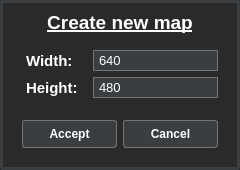
<?xml version="1.0" encoding="UTF-8"?>
<ui version="4.0">
 <class>CreateMapClass</class>
 <widget class="QDialog" name="CreateMapClass">
  <property name="geometry">
   <rect>
    <x>0</x>
    <y>0</y>
    <width>240</width>
    <height>168</height>
   </rect>
  </property>
  <property name="contextMenuPolicy">
   <enum>Qt::NoContextMenu</enum>
  </property>
  <property name="windowTitle">
   <string>Create new map</string>
  </property>
  <property name="styleSheet">
   <string notr="true">QDialog {
	background-color: #2a2a2a;
	border: 3px solid #3b3e41;
	border-radius: 3px;
}

QFrame {
	margin: 0px;
}</string>
  </property>
  <property name="modal">
   <bool>true</bool>
  </property>
  <layout class="QGridLayout" name="gridLayout">
   <item row="0" column="0" colspan="2">
    <layout class="QVBoxLayout" name="verticalLayout_2">
     <property name="spacing">
      <number>0</number>
     </property>
     <property name="topMargin">
      <number>0</number>
     </property>
     <item>
      <widget class="QLabel" name="createNewMapLabel">
       <property name="font">
        <font>
         <pointsize>14</pointsize>
         <weight>75</weight>
         <bold>true</bold>
         <underline>true</underline>
        </font>
       </property>
       <property name="styleSheet">
        <string notr="true">color: white; margin-bottom: 5px;</string>
       </property>
       <property name="text">
        <string>Create new map</string>
       </property>
       <property name="alignment">
        <set>Qt::AlignCenter</set>
       </property>
      </widget>
     </item>
     <item>
      <widget class="QFrame" name="formFrame">
       <property name="styleSheet">
        <string notr="true">QSpinBox {
    padding-right: 15px; /* make room for the arrows */
	background-color: #3b3e41;
    border: 1px solid #757575;
	border-radius: 0px;
	padding: 1px 3px;
}

QSpinBox::up-button {
    subcontrol-origin: border;
    subcontrol-position: top right; /* position at the top right corner */
    width: 16px; /* 16 + 2*1px border-width = 15px padding + 3px parent border */
    border: 0px;
}

QSpinBox::up-arrow {
    image: url(Resources/arrow_up.png);
    width: 12px;
    height: 12px;
	padding-top: 3px;
	padding-right: 3px;
}

QSpinBox::up-arrow:hover {
	image: url(Resources/arrow_up_hover.png);
}

QSpinBox::down-button {
    subcontrol-origin: border;
    subcontrol-position: bottom right; /* position at bottom right corner */
    width: 16px;
    border: 0px;
    border-top-width: 0;
}

QSpinBox::down-arrow {
    image: url(Resources/arrow_down.png);
    width: 12px;
    height: 12px;
	padding-bottom: 3px;
	padding-right: 3px;
}

QSpinBox::down-arrow:hover {
	image: url(Resources/arrow_down_hover.png);
}</string>
       </property>
       <layout class="QFormLayout" name="formLayout">
        <item row="0" column="0">
         <widget class="QLabel" name="widthLabel">
          <property name="font">
           <font>
            <pointsize>11</pointsize>
            <weight>75</weight>
            <bold>true</bold>
           </font>
          </property>
          <property name="styleSheet">
           <string notr="true">color: white; margin-right: 5px;</string>
          </property>
          <property name="text">
           <string>Width:</string>
          </property>
         </widget>
        </item>
        <item row="0" column="1">
         <widget class="QSpinBox" name="mapWidth">
          <property name="font">
           <font>
            <pointsize>10</pointsize>
           </font>
          </property>
          <property name="styleSheet">
           <string notr="true">color: white;</string>
          </property>
          <property name="maximum">
           <number>9999</number>
          </property>
          <property name="value">
           <number>640</number>
          </property>
         </widget>
        </item>
        <item row="1" column="0">
         <widget class="QLabel" name="heightLabel">
          <property name="font">
           <font>
            <pointsize>11</pointsize>
            <weight>75</weight>
            <bold>true</bold>
           </font>
          </property>
          <property name="styleSheet">
           <string notr="true">color: white; margin-right: 5px;</string>
          </property>
          <property name="text">
           <string>Height:</string>
          </property>
         </widget>
        </item>
        <item row="1" column="1">
         <widget class="QSpinBox" name="mapHeight">
          <property name="font">
           <font>
            <pointsize>10</pointsize>
           </font>
          </property>
          <property name="styleSheet">
           <string notr="true">color: white;</string>
          </property>
          <property name="maximum">
           <number>9999</number>
          </property>
          <property name="value">
           <number>480</number>
          </property>
         </widget>
        </item>
       </layout>
      </widget>
     </item>
     <item>
      <widget class="QFrame" name="gridFrame">
       <property name="styleSheet">
        <string notr="true">QPushButton#btnAccept, QPushButton#btnCancel {
    background-color: #3b3e41;
    border-radius: 3px;
    border: 1px solid #757575;
    font: bold 12px;
	color: white;
    min-width: 6em;
    padding: 6px;
}

QPushButton#btnAccept:hover, QPushButton#btnCancel:hover {
    background-color: #85b448;
	cursor: pointer;
}

QPushButton#btnAccept:pressed, QPushButton#btnCancel:pressed {
    background-color: #d86a39;
}</string>
       </property>
       <layout class="QGridLayout" name="gridLayout_2">
        <item row="0" column="0">
         <widget class="QPushButton" name="btnAccept">
          <property name="font">
           <font>
            <pointsize>-1</pointsize>
            <weight>75</weight>
            <italic>false</italic>
            <bold>true</bold>
           </font>
          </property>
          <property name="cursor">
           <cursorShape>PointingHandCursor</cursorShape>
          </property>
          <property name="text">
           <string>Accept</string>
          </property>
         </widget>
        </item>
        <item row="0" column="1">
         <widget class="QPushButton" name="btnCancel">
          <property name="font">
           <font>
            <pointsize>-1</pointsize>
            <weight>75</weight>
            <italic>false</italic>
            <bold>true</bold>
           </font>
          </property>
          <property name="cursor">
           <cursorShape>PointingHandCursor</cursorShape>
          </property>
          <property name="text">
           <string>Cancel</string>
          </property>
         </widget>
        </item>
       </layout>
      </widget>
     </item>
    </layout>
   </item>
  </layout>
 </widget>
 <layoutdefault spacing="6" margin="11"/>
 <resources/>
 <connections/>
</ui>
